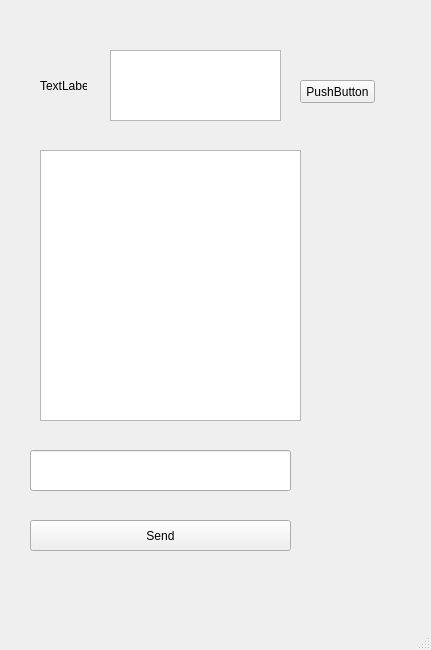
<?xml version="1.0" encoding="UTF-8"?>
<ui version="4.0">
 <class>MainWindow</class>
 <widget class="QMainWindow" name="MainWindow">
  <property name="geometry">
   <rect>
    <x>0</x>
    <y>0</y>
    <width>431</width>
    <height>650</height>
   </rect>
  </property>
  <property name="windowTitle">
   <string>MainWindow</string>
  </property>
  <widget class="QWidget" name="centralwidget">
   <widget class="QLineEdit" name="lineEdit">
    <property name="geometry">
     <rect>
      <x>30</x>
      <y>450</y>
      <width>261</width>
      <height>41</height>
     </rect>
    </property>
   </widget>
   <widget class="QTextBrowser" name="textBrowser">
    <property name="geometry">
     <rect>
      <x>40</x>
      <y>150</y>
      <width>261</width>
      <height>271</height>
     </rect>
    </property>
   </widget>
   <widget class="QPushButton" name="pushButton">
    <property name="geometry">
     <rect>
      <x>30</x>
      <y>520</y>
      <width>261</width>
      <height>31</height>
     </rect>
    </property>
    <property name="text">
     <string>Send</string>
    </property>
   </widget>
   <widget class="QLabel" name="label">
    <property name="geometry">
     <rect>
      <x>40</x>
      <y>80</y>
      <width>47</width>
      <height>12</height>
     </rect>
    </property>
    <property name="text">
     <string>TextLabel</string>
    </property>
   </widget>
   <widget class="QPushButton" name="pushButton_2">
    <property name="geometry">
     <rect>
      <x>300</x>
      <y>80</y>
      <width>75</width>
      <height>23</height>
     </rect>
    </property>
    <property name="text">
     <string>PushButton</string>
    </property>
   </widget>
   <widget class="QTextEdit" name="textEdit">
    <property name="geometry">
     <rect>
      <x>110</x>
      <y>50</y>
      <width>171</width>
      <height>71</height>
     </rect>
    </property>
   </widget>
  </widget>
  <widget class="QMenuBar" name="menubar">
   <property name="geometry">
    <rect>
     <x>0</x>
     <y>0</y>
     <width>431</width>
     <height>22</height>
    </rect>
   </property>
  </widget>
  <widget class="QStatusBar" name="statusbar"/>
 </widget>
 <resources/>
 <connections/>
</ui>
